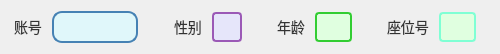
<?xml version="1.0" encoding="UTF-8"?>
<ui version="4.0">
 <class>PassInfo</class>
 <widget class="QWidget" name="PassInfo">
  <property name="geometry">
   <rect>
    <x>0</x>
    <y>0</y>
    <width>500</width>
    <height>52</height>
   </rect>
  </property>
  <property name="minimumSize">
   <size>
    <width>500</width>
    <height>0</height>
   </size>
  </property>
  <property name="windowTitle">
   <string>Form</string>
  </property>
  <layout class="QHBoxLayout" name="horizontalLayout">
   <item>
    <widget class="QLabel" name="label">
     <property name="styleSheet">
      <string notr="true">QLabel {
    color: #333333; /* 深灰色文字，与对话框和文本输入框的文字颜色相同 */
    font-size: 14px; /* 与按钮、对话框和文本输入框相同的字体大小 */
    font-weight: normal; /* 默认字体粗细，可以根据需要调整 */
    margin: 5px 0; /* 上下外边距，根据需要调整 */
    background-color: transparent; /* 透明背景，不覆盖标签下的内容 */
}

QLabel:disabled {
    color: #888888; /* 禁用时文字颜色变暗，与禁用状态的文本输入框一致 */
}</string>
     </property>
     <property name="text">
      <string>账号</string>
     </property>
    </widget>
   </item>
   <item>
    <widget class="QLineEdit" name="AccountLine">
     <property name="maximumSize">
      <size>
       <width>100</width>
       <height>16777215</height>
      </size>
     </property>
     <property name="styleSheet">
      <string notr="true">QLineEdit {
    background-color: #e0f7fa; /* 浅天蓝色背景，与蓝色系相符 */
    border: 2px solid #4682b4; /* 边框颜色为深蓝色，保持不变 */
    border-radius: 10px; /* 圆角半径保持不变 */
    padding: 5px; /* 内边距保持不变 */
    color: #000000; /* 文字颜色改为黑色，以确保在浅蓝色背景上可见 */
    font-size: 14px; /* 字体大小保持不变 */
    selection-background-color: #add8e6; /* 选中文字的背景色为浅蓝色，保持不变 */
    selection-color: #000000; /* 选中文字的颜色为黑色，保持不变 */
}

QLineEdit:focus {
    border-color: #87ceeb; /* 聚焦时边框颜色为天蓝色，保持不变 */
    outline: none; /* 移除默认的聚焦边框，保持不变 */
}

QLineEdit:disabled {
    background-color: #d3d3d3; /* 禁用时背景色为更暗的灰色，或者可以选择一个更浅的蓝色调，但这里保持为灰色以区分 */
    color: #888888; /* 禁用时文字颜色为更暗的灰色，以确保在灰色背景上仍然可见，但对比度较低 */
    /* 或者，如果背景足够浅，可以使用：color: #000000; 以确保文字清晰可见 */
}</string>
     </property>
     <property name="readOnly">
      <bool>true</bool>
     </property>
    </widget>
   </item>
   <item>
    <spacer name="horizontalSpacer">
     <property name="orientation">
      <enum>Qt::Orientation::Horizontal</enum>
     </property>
     <property name="sizeHint" stdset="0">
      <size>
       <width>40</width>
       <height>20</height>
      </size>
     </property>
    </spacer>
   </item>
   <item>
    <widget class="QLabel" name="label_2">
     <property name="styleSheet">
      <string notr="true">QLabel {
    color: #333333; /* 深灰色文字，与对话框和文本输入框的文字颜色相同 */
    font-size: 14px; /* 与按钮、对话框和文本输入框相同的字体大小 */
    font-weight: normal; /* 默认字体粗细，可以根据需要调整 */
    margin: 5px 0; /* 上下外边距，根据需要调整 */
    background-color: transparent; /* 透明背景，不覆盖标签下的内容 */
}

QLabel:disabled {
    color: #888888; /* 禁用时文字颜色变暗，与禁用状态的文本输入框一致 */
}</string>
     </property>
     <property name="text">
      <string>性别</string>
     </property>
    </widget>
   </item>
   <item>
    <widget class="QLineEdit" name="GenderLine">
     <property name="maximumSize">
      <size>
       <width>30</width>
       <height>16777215</height>
      </size>
     </property>
     <property name="styleSheet">
      <string notr="true">QLineEdit {
    background-color: #e6e6fa; /* 浅紫色背景 */
    border: 2px solid #9b59b6; /* 紫色边框 */
    border-radius: 4px; /* 圆角边框 */
    padding: 5px; /* 内边距 */
    color: #4b0082; /* 深紫色文本（与浅紫色背景形成对比） */
    selection-background-color: #9b59b6; /* 选中时的背景颜色（与边框颜色相同） */
    selection-color: #ffffff; /* 选中时的文本颜色（白色） */
}

QLineEdit:focus {
    border-color: #6a0dad; /* 聚焦时边框颜色变深为深紫色 */
    box-shadow: 0 0 4px rgba(106, 13, 173, 0.5); /* 聚焦时阴影效果使用深紫色RGBA */
}

QLineEdit:disabled {
    background-color: #d8bfd8; /* 禁用时背景颜色变为更浅的紫色 */
    border-color: #b09cd9; /* 禁用时边框颜色变为更浅的紫色 */
    color: #800080; /* 禁用时文本颜色变为中紫色 */
}

QLineEdit::placeholder {
    color: #800080; /* 占位符文本颜色使用中紫色 */
    font-style: italic; /* 占位符文本斜体 */
}</string>
     </property>
     <property name="readOnly">
      <bool>true</bool>
     </property>
    </widget>
   </item>
   <item>
    <spacer name="horizontalSpacer_2">
     <property name="orientation">
      <enum>Qt::Orientation::Horizontal</enum>
     </property>
     <property name="sizeHint" stdset="0">
      <size>
       <width>40</width>
       <height>20</height>
      </size>
     </property>
    </spacer>
   </item>
   <item>
    <widget class="QLabel" name="label_3">
     <property name="styleSheet">
      <string notr="true">QLabel {
    color: #333333; /* 深灰色文字，与对话框和文本输入框的文字颜色相同 */
    font-size: 14px; /* 与按钮、对话框和文本输入框相同的字体大小 */
    font-weight: normal; /* 默认字体粗细，可以根据需要调整 */
    margin: 5px 0; /* 上下外边距，根据需要调整 */
    background-color: transparent; /* 透明背景，不覆盖标签下的内容 */
}

QLabel:disabled {
    color: #888888; /* 禁用时文字颜色变暗，与禁用状态的文本输入框一致 */
}</string>
     </property>
     <property name="text">
      <string>年龄</string>
     </property>
    </widget>
   </item>
   <item>
    <widget class="QLineEdit" name="AgeLine">
     <property name="maximumSize">
      <size>
       <width>50</width>
       <height>16777215</height>
      </size>
     </property>
     <property name="styleSheet">
      <string notr="true">QLineEdit {
    background-color: #e0ffe0; /* 浅绿色背景 */
    border: 2px solid #32cd32; /* 绿色边框 */
    border-radius: 4px; /* 圆角边框 */
    padding: 5px; /* 内边距 */
    color: #000000; /* 黑色文本（与浅绿色背景形成对比） */
    selection-background-color: #90ee90; /* 选中时的背景颜色（比边框稍浅的绿色） */
    selection-color: #000000; /* 选中时的文本颜色（黑色） */
}

QLineEdit:focus {
    border-color: #006400; /* 聚焦时边框颜色变深为深绿色 */
    box-shadow: 0 0 4px rgba(0, 100, 0, 0.5); /* 聚焦时阴影效果使用深绿色RGBA */
}

QLineEdit:disabled {
    background-color: #d3f5d3; /* 禁用时背景颜色变为更浅的绿色 */
    border-color: #98fb98; /* 禁用时边框颜色变为与浅绿色相协调的浅色 */
    color: #556b2f; /* 禁用时文本颜色变为深绿色（与浅绿色相协调） */
}

QLineEdit::placeholder {
    color: #556b2f; /* 占位符文本颜色使用深绿色（与浅绿色相协调） */
    font-style: italic; /* 占位符文本斜体 */
}</string>
     </property>
     <property name="readOnly">
      <bool>true</bool>
     </property>
    </widget>
   </item>
   <item>
    <spacer name="horizontalSpacer_3">
     <property name="orientation">
      <enum>Qt::Orientation::Horizontal</enum>
     </property>
     <property name="sizeHint" stdset="0">
      <size>
       <width>40</width>
       <height>20</height>
      </size>
     </property>
    </spacer>
   </item>
   <item>
    <widget class="QLabel" name="label_4">
     <property name="styleSheet">
      <string notr="true">QLabel {
    color: #333333; /* 深灰色文字，与对话框和文本输入框的文字颜色相同 */
    font-size: 14px; /* 与按钮、对话框和文本输入框相同的字体大小 */
    font-weight: normal; /* 默认字体粗细，可以根据需要调整 */
    margin: 5px 0; /* 上下外边距，根据需要调整 */
    background-color: transparent; /* 透明背景，不覆盖标签下的内容 */
}

QLabel:disabled {
    color: #888888; /* 禁用时文字颜色变暗，与禁用状态的文本输入框一致 */
}</string>
     </property>
     <property name="text">
      <string>座位号</string>
     </property>
    </widget>
   </item>
   <item>
    <widget class="QLineEdit" name="SeatIdLine">
     <property name="maximumSize">
      <size>
       <width>50</width>
       <height>16777215</height>
      </size>
     </property>
     <property name="styleSheet">
      <string notr="true">QLineEdit {
    background-color: #e0ffe0; /* 浅青色背景 */
    border: 2px solid #7fffd4; /* 青色边框 */
    border-radius: 4px; /* 圆角边框保持不变 */
    padding: 5px; /* 内边距保持不变 */
    color: #006400; /* 深绿色文本，与青色形成对比 */
    selection-background-color: #7fffd4; /* 选中时的背景颜色与边框颜色相同 */
    selection-color: #000000; /* 选中时的文本颜色为黑色，确保可读性 */
}

QLineEdit:focus {
    border-color: #008000; /* 聚焦时边框颜色为更深的青色（或绿色） */
    box-shadow: 0 0 4px rgba(0, 128, 0, 0.5); /* 聚焦时阴影效果为青色 */
}

QLineEdit:disabled {
    background-color: #d3f5d3; /* 禁用时背景颜色为更浅的青色 */
    border-color: #a8dadc; /* 禁用时边框颜色为更浅的青色 */
    color: #556b2f; /* 禁用时文本颜色为较暗的青色（或绿色） */
}

QLineEdit::placeholder {
    color: #556b2f; /* 占位符文本颜色与禁用时文本颜色相同 */
    font-style: italic; /* 占位符文本斜体保持不变 */
}</string>
     </property>
     <property name="readOnly">
      <bool>true</bool>
     </property>
    </widget>
   </item>
   <item>
    <widget class="QLabel" name="label_5">
     <property name="text">
      <string/>
     </property>
    </widget>
   </item>
  </layout>
 </widget>
 <resources/>
 <connections/>
</ui>
